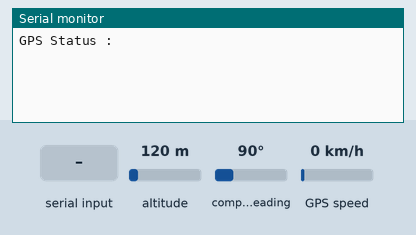
The sketch below on a simulated Arduino Uno, built with avr-gcc and run on an emulated ATmega328P. On the bench: the last lines printed to the serial monitor. The inputs (shaded band) are chosen by the test bench; at power-on: altitude 120 m, GPS speed 0 km/h, compass heading 90°. The GPS gets a fix after 3 s at 37.7749, -122.4194 with 8 satellites.

Above: at 1.2 s.
1.3 s: altitude set to 20 m
At 3.9 s:
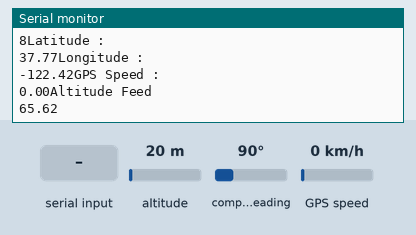
4.5 s: GPS speed set to 2 km/h
At 5.8 s:
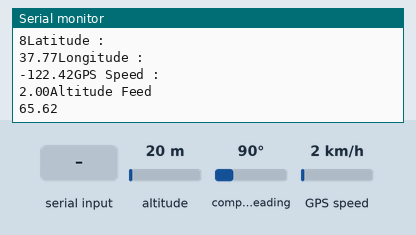

The sketch:

GPS_Tracking_System.ino
```cpp
#include <TinyGPS++.h>
#include <SoftwareSerial.h>

int rxPin = 10, txPin = 11;
TinyGPSPlus gps;
SoftwareSerial serial_connection(rxPin, txPin);

//Basic Serial setup
void setup() {
  Serial.begin(9600);
  serial_connection.begin(9600);
  Serial.println("GPS Status :");
}

//Checking for serial connection
void loop() {
  while(serial_connection.available()){
    gps.encode(serial_connection.read());
  }

//Print out new value in serial for updated landitude and latitude
  if(gps.location.isUpdated()){
    Serial.println("Total number of satalite found :");
    Serial.print(gps.satellites.value());

    Serial.println("Latitude :");
    Serial.print(gps.location.lat());

    Serial.println("Longitude :");
    Serial.print(gps.location.lng());

    Serial.println("GPS Speed :");
    Serial.print(gps.speed.kmph());

    Serial.println("Altitude Feed");
    Serial.println(gps.altitude.feet());
    Serial.println();
  }
}
```

Measured:
- after the input at 1.3 s, the serial monitor: prints a new line after 1.8 s (image 1)
- after the input at 4.5 s, the serial monitor: prints a new line after 0.62 s (image 2)
